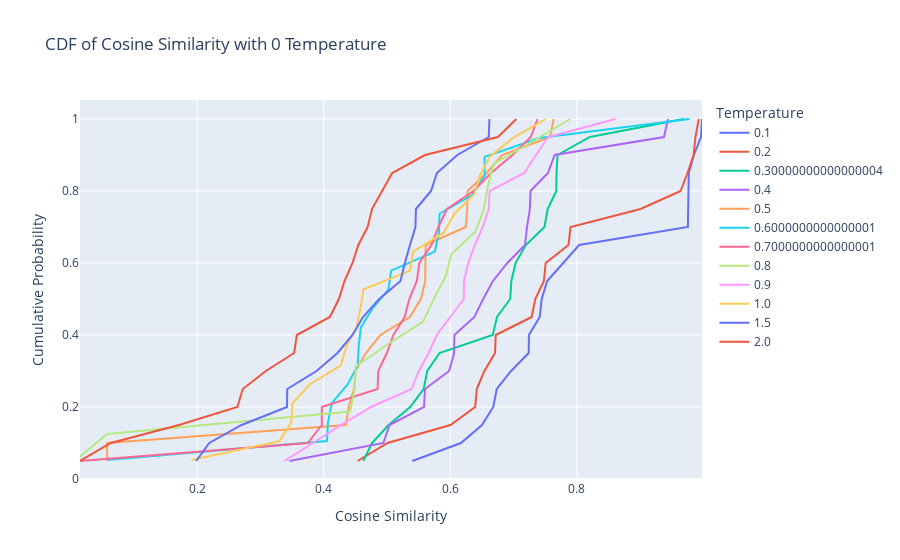

The notebook cell saved with this chart:
### Markdown cell above
### Cosine similarity with temperature 0 output

### Code cell
# compute the cosine similarity of embedding for zero temperature with others
from sklearn.metrics.pairwise import cosine_similarity
from plotly.subplots import make_subplots
import plotly.graph_objects as go
import numpy as np

zero_embedding = results_df.loc[results_df["temperature"] == 0, "embeddings"].values[0]
zero_embedding = np.array(zero_embedding).reshape(1, -1)
results_df["cosine_sim"] = cosine_similarity(embeddings, zero_embedding)

# Get unique temps
# use [1:] to exclude 0 temperature
temperatures = np.sort(results_df["temperature"].unique())[1:]

# Create subplot
fig = make_subplots(rows=1, cols=1)

# Add a CDF trace for each category
for temp in temperatures:
    # Filter data for the current category
    subset = results_df.loc[results_df["temperature"] == temp, "cosine_sim"]

    # Sort the data and calculate CDF
    sorted_data = np.sort(subset)
    cdf = np.arange(1, len(sorted_data) + 1) / len(sorted_data)

    # Add trace
    fig.add_trace(
        go.Scatter(x=sorted_data, y=cdf, mode="lines", name=str(temp)), row=1, col=1
    )

# Update layout
fig.update_layout(
    title="CDF of Cosine Similarity with 0 Temperature",
    xaxis_title="Cosine Similarity",
    yaxis_title="Cumulative Probability",
    legend_title="Temperature",
)

# Show the plot
fig.show()

### Figure 1 — Plotly figure (JSON) as saved in the notebook; plotly's stock layout.template omitted (floating-point values rounded to 4 significant figures)
{"data": [{"mode": "lines", "name": "0.1", "type": "scatter", "x": [0.54, 0.6168, 0.6501, 0.668, 0.6735, 0.6961, 0.7239, 0.7243, 0.7413, 0.7445, 0.7532, 0.7783, 0.8037, 0.9754, 0.976, 0.9761, 0.9769, 0.9849, 0.9962, 0.9978], "xaxis": "x", "y": [0.05, 0.1, 0.15, 0.2, 0.25, 0.3, 0.35, 0.4, 0.45, 0.5, 0.55, 0.6, 0.65, 0.7, 0.75, 0.8, 0.85, 0.9, 0.95, 1], "yaxis": "y"}, {"mode": "lines", "name": "0.2", "type": "scatter", "x": [0.4535, 0.5008, 0.6003, 0.6393, 0.6419, 0.6539, 0.6707, 0.6718, 0.7286, 0.7344, 0.7479, 0.7508, 0.7868, 0.7901, 0.9007, 0.9639, 0.9749, 0.9846, 0.9875, 0.9927], "xaxis": "x", "y": [0.05, 0.1, 0.15, 0.2, 0.25, 0.3, 0.35, 0.4, 0.45, 0.5, 0.55, 0.6, 0.65, 0.7, 0.75, 0.8, 0.85, 0.9, 0.95, 1], "yaxis": "y"}, {"mode": "lines", "name": "0.30000000000000004", "type": "scatter", "x": [0.4625, 0.4762, 0.5026, 0.5366, 0.5579, 0.5637, 0.5829, 0.6671, 0.6738, 0.6948, 0.6965, 0.7032, 0.7194, 0.7489, 0.7539, 0.7676, 0.7679, 0.7695, 0.8206, 0.9686], "xaxis": "x", "y": [0.05, 0.1, 0.15, 0.2, 0.25, 0.3, 0.35, 0.4, 0.45, 0.5, 0.55, 0.6, 0.65, 0.7, 0.75, 0.8, 0.85, 0.9, 0.95, 1], "yaxis": "y"}, {"mode": "lines", "name": "0.4", "type": "scatter", "x": [0.3458, 0.4943, 0.5041, 0.5586, 0.5601, 0.5982, 0.606, 0.6066, 0.6381, 0.6519, 0.6675, 0.6901, 0.718, 0.7213, 0.7258, 0.7268, 0.7544, 0.7649, 0.9377, 0.944], "xaxis": "x", "y": [0.05, 0.1, 0.15, 0.2, 0.25, 0.3, 0.35, 0.4, 0.45, 0.5, 0.55, 0.6, 0.65, 0.7, 0.75, 0.8, 0.85, 0.9, 0.95, 1], "yaxis": "y"}, {"mode": "lines", "name": "0.5", "type": "scatter", "x": [0.05775, 0.05775, 0.4351, 0.4394, 0.4479, 0.4502, 0.4667, 0.4896, 0.5362, 0.5537, 0.5604, 0.5609, 0.561, 0.6245, 0.6267, 0.6273, 0.6574, 0.682, 0.7577, 0.7633], "xaxis": "x", "y": [0.05, 0.1, 0.15, 0.2, 0.25, 0.3, 0.35, 0.4, 0.45, 0.5, 0.55, 0.6, 0.65, 0.7, 0.75, 0.8, 0.85, 0.9, 0.95, 1], "yaxis": "y"}, {"mode": "lines", "name": "0.6000000000000001", "type": "scatter", "x": [0.05775, 0.405, 0.4068, 0.4127, 0.4381, 0.4538, 0.4553, 0.4587, 0.4773, 0.5022, 0.5067, 0.5756, 0.5821, 0.583, 0.6351, 0.6542, 0.6543, 0.7403, 0.9779], "xaxis": "x", "y": [0.05263, 0.1053, 0.1579, 0.2105, 0.2632, 0.3158, 0.3684, 0.4211, 0.4737, 0.5263, 0.5789, 0.6316, 0.6842, 0.7368, 0.7895, 0.8421, 0.8947, 0.9474, 1], "yaxis": "y"}, {"mode": "lines", "name": "0.7000000000000001", "type": "scatter", "x": [0.01487, 0.3746, 0.397, 0.397, 0.4852, 0.4861, 0.4998, 0.5101, 0.5279, 0.5353, 0.5472, 0.551, 0.5702, 0.5811, 0.5949, 0.6367, 0.6645, 0.6983, 0.7272, 0.738], "xaxis": "x", "y": [0.05, 0.1, 0.15, 0.2, 0.25, 0.3, 0.35, 0.4, 0.45, 0.5, 0.55, 0.6, 0.65, 0.7, 0.75, 0.8, 0.85, 0.9, 0.95, 1], "yaxis": "y"}, {"mode": "lines", "name": "0.8", "type": "scatter", "x": [0.01487, 0.05775, 0.442, 0.4488, 0.4505, 0.5018, 0.5573, 0.5738, 0.5928, 0.6019, 0.6399, 0.6531, 0.6593, 0.6684, 0.7298, 0.7896], "xaxis": "x", "y": [0.0625, 0.125, 0.1875, 0.25, 0.3125, 0.375, 0.4375, 0.5, 0.5625, 0.625, 0.6875, 0.75, 0.8125, 0.875, 0.9375, 1], "yaxis": "y"}, {"mode": "lines", "name": "0.9", "type": "scatter", "x": [0.3381, 0.3826, 0.4274, 0.4746, 0.5388, 0.5503, 0.5659, 0.5786, 0.5993, 0.6214, 0.6216, 0.6285, 0.6388, 0.6513, 0.6609, 0.6622, 0.7167, 0.7356, 0.7544, 0.8611], "xaxis": "x", "y": [0.05, 0.1, 0.15, 0.2, 0.25, 0.3, 0.35, 0.4, 0.45, 0.5, 0.55, 0.6, 0.65, 0.7, 0.75, 0.8, 0.85, 0.9, 0.95, 1], "yaxis": "y"}, {"mode": "lines", "name": "1.0", "type": "scatter", "x": [0.1912, 0.33, 0.3489, 0.3506, 0.3782, 0.4273, 0.4357, 0.4518, 0.458, 0.4627, 0.5362, 0.5413, 0.5896, 0.6065, 0.6374, 0.6467, 0.6623, 0.6992, 0.7511], "xaxis": "x", "y": [0.05263, 0.1053, 0.1579, 0.2105, 0.2632, 0.3158, 0.3684, 0.4211, 0.4737, 0.5263, 0.5789, 0.6316, 0.6842, 0.7368, 0.7895, 0.8421, 0.8947, 0.9474, 1], "yaxis": "y"}, {"mode": "lines", "name": "1.5", "type": "scatter", "x": [0.1985, 0.2191, 0.2702, 0.3419, 0.3424, 0.3886, 0.4218, 0.4455, 0.462, 0.4877, 0.5214, 0.5282, 0.5363, 0.545, 0.5457, 0.5696, 0.5789, 0.6111, 0.6608, 0.6618], "xaxis": "x", "y": [0.05, 0.1, 0.15, 0.2, 0.25, 0.3, 0.35, 0.4, 0.45, 0.5, 0.55, 0.6, 0.65, 0.7, 0.75, 0.8, 0.85, 0.9, 0.95, 1], "yaxis": "y"}, {"mode": "lines", "name": "2.0", "type": "scatter", "x": [0.01487, 0.06353, 0.1712, 0.2636, 0.272, 0.3086, 0.3532, 0.3576, 0.4098, 0.424, 0.4329, 0.4454, 0.4547, 0.4694, 0.4763, 0.4929, 0.5083, 0.56, 0.6752, 0.7045], "xaxis": "x", "y": [0.05, 0.1, 0.15, 0.2, 0.25, 0.3, 0.35, 0.4, 0.45, 0.5, 0.55, 0.6, 0.65, 0.7, 0.75, 0.8, 0.85, 0.9, 0.95, 1], "yaxis": "y"}], "layout": {"legend": {"title": {"text": "Temperature"}}, "title": {"text": "CDF of Cosine Similarity with 0 Temperature"}, "xaxis": {"anchor": "y", "domain": [0, 1], "title": {"text": "Cosine Similarity"}}, "yaxis": {"anchor": "x", "domain": [0, 1], "title": {"text": "Cumulative Probability"}}}}
